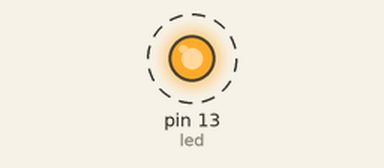
A sketch run on a simulated Arduino Uno, built with avr-gcc and run on an emulated ATmega328P. Parts: output pins drawn as LEDs (lit = HIGH). Dashed ring = blinking. The local clock reads 2024-03-15 10:24:30 at power-on unless the sketch sets it; what the sketch prints to the serial monitor is not drawn.

Above: at 0.5 s.
Timing chart, 0 to 4.7 s (numbered marks = the images above):
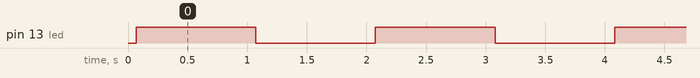

The sketch:

Q2.ino
```cpp
#include <ThreeWire.h>
#include <RtcDS1302.h>

ThreeWire myWire(4,5,2); // IO, SCLK, CE
RtcDS1302<ThreeWire>
Rtc(myWire);
int led = 13;
RtcDateTime now_ini;
int second = 0;

void printDateTime(const RtcDateTime& dt){
  Serial.print(dt.Year(), DEC);
  Serial.print('/');
  Serial.print(dt.Month(), DEC);
  Serial.print('/');
  Serial.print(dt.Day(), DEC);
  Serial.print(' ');
  Serial.print(dt.Hour(), DEC);
  Serial.print(':');
  Serial.print(dt.Minute(), DEC);
  Serial.print(':');
  Serial.print(dt.Second(), DEC);
  Serial.println();

  Serial.print("Total Seconds since 1/1/2000 : ");
  Serial.print(dt.TotalSeconds());
  Serial.println();
  }

void setup() {
  Serial.begin(9600);
  Rtc.Begin();
  RtcDateTime setting_time(2020,2,24,14,01,10);
  // year, month, dayOfMonth, hour, minute, second
  printDateTime(setting_time);
  //Try to comment This line
  Rtc.SetDateTime(setting_time);

  pinMode(led, OUTPUT);
  now_ini = Rtc.GetDateTime();
  second = now_ini.Second();
  Serial.println("Start");
  printDateTime(now_ini);
}

void loop() {
  RtcDateTime now = Rtc.GetDateTime();

    if(now.TotalSeconds()>=now_ini.TotalSeconds()+120){
      Serial.println("END");
      printDateTime(now);
      digitalWrite(led,LOW);
    }
    else{
       if(now.Second()%2==0){
          digitalWrite(led, HIGH);
        }
        else{
          digitalWrite(led, LOW);
        }
    }
    delay(1000);
}
```

Measured:
- by itself, pin 13 (led): alternates HIGH for 1.0 s and LOW for 1.0 s, 120 changes in all, then stays LOW
